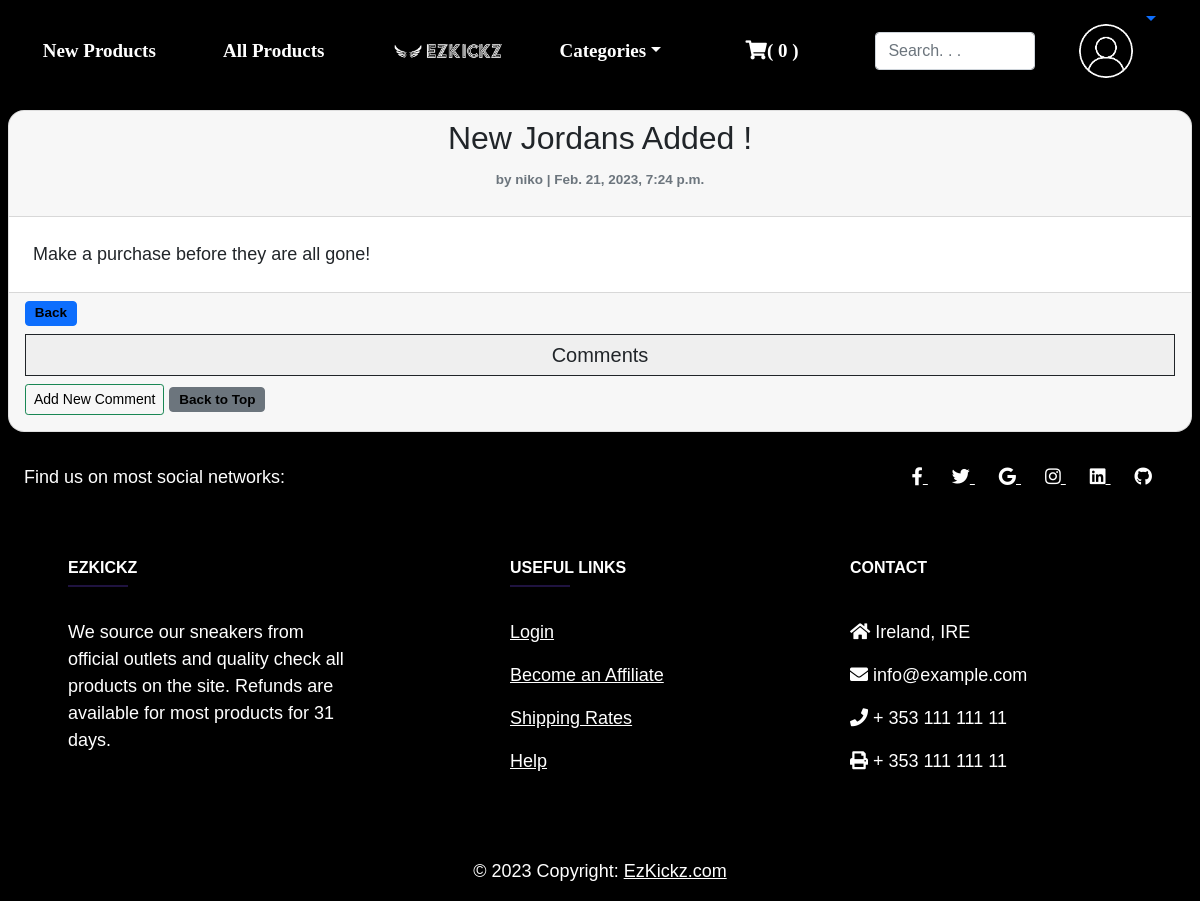
/articles/new-jordans-added/ (signed in), run on the app's committed database.
### articles/models.py (models this page shows, shortened)
class Article(models.Model):
    title = models.CharField(max_length=255)
    date = models.DateTimeField(auto_now_add=True)
    body = models.TextField()
    slug = models.SlugField(null=True, unique=True)
    author = models.ForeignKey(
        get_user_model(),
        on_delete=models.CASCADE,
    )
    class Meta:
        ordering = ['-date'] # filters posts by date

### accounts/models.py (models this page shows)
class CustomUser(AbstractUser):
    age = models.PositiveIntegerField(null=True, blank=True)

### articles/views.py (the view)
# urls.py: path('<slug:slug>/', ArticleDetailView.as_view(), name = 'article_detail'),
class ArticleDetailView(DetailView, LoginRequiredMixin):
    model = Article
    template_name = 'article_detail.html'

### cart/context_processors.py (called while the page is built)
def counter(request):
    item_count = 0
    if 'admin' in request.path:
        return ()
    else:
        try:
            cart = Cart.objects.filter(cart_id = _cart_id(request))
            cart_items = CartItem.objects.all().filter(cart = cart[:1])
            for cart_item in cart_items:
                item_count += cart_item.quantity
        except Cart.DoesNotExist:
            item_count = 0
    return dict(item_count = item_count)

### cart/views.py (called while the page is built)
def _cart_id(request):
    cart = request.session.session_key
    if not cart:
        cart = request.session.create()
    return cart

### shop/context_processors.py (called while the page is built)
def menu_links(request):
    links = Category.objects.all()
    return dict(links = links)

### shop/models.py (called while the page is built)
    def get_absolute_url(self):
        return reverse('shop:categorizedproducts', args=[self.id])

### templates/article_detail.html (shortened to what this page needs)
{% extends 'base.html' %}
{% block content %}
<div class="card m-2 gen_card">
    <div class="card-header text-center">
        <h2>{{ object.title }}</h2>
        <p class="text-muted badge badge-primary">by {{ object.author }} | {{ object.date }}</p>
    </div>
    <p class="card-body m-2">{{ object.body }}</p>
    <div class="card-footer pt-0">
        <a class="btn badge btn-primary gen_button" href="{% url 'article_display' %} ">Back</a>
        <h5 class="card-header text-center border border-dark mr-0">Comments</h5>
        {% if user.is_authenticated %}
        <a class="btn btn-sm btn-outline-success gen_button" href="{% url 'comment_new' %}">Add New Comment</a>
        {% endif %}
         <a class="btn badge btn-secondary gen_button " href="# ">Back to Top</a>
    </div>
</div>
{% endblock content %}

### static/css/style.css (style rules this page uses)
body { font-family: 'Gill Sans', 'Gill Sans MT', Calibri, 'Trebuchet MS', sans-serif; background-color: black; }
.gen_button { margin: 0.5rem 0 0.5rem 0; color: black; }
.gen_card { border-radius: 1rem; }
body { font-size: 18px; }

### data on the page
Article: title "New Jordans Added !", author "niko", date "Feb. 21, 2023, 7:24 p.m.", body "Make a purchase before they are all gone!"

### other printed values
{{ item_count }} "0"
